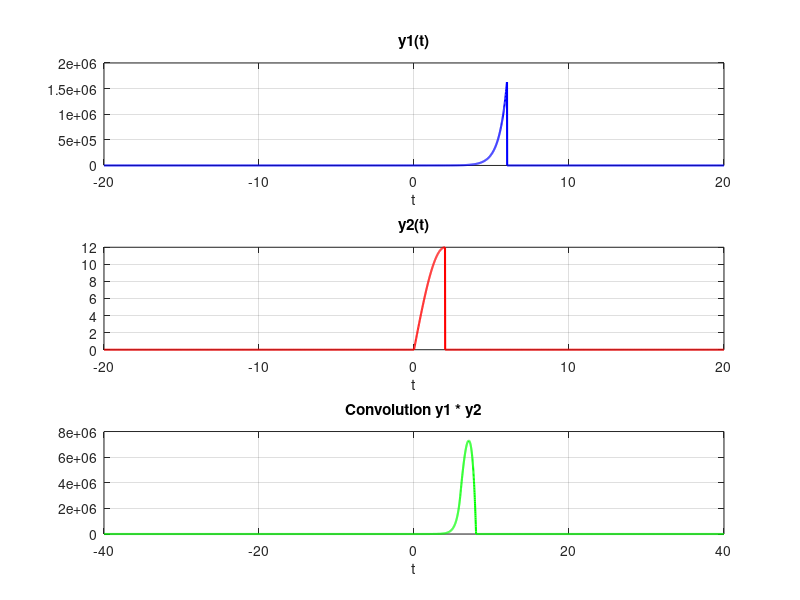

MATLAB code for this plot: (Note: this script raises an error after producing the figure.)

clc; clear; close all;

dt = 0.01;
rect = @(t) (abs(t) <= 0.5);

%% --- Pair 1: y1 and y2 ---
t1 = -20:dt:20;

y1 = (10 * exp(2*t1)) .* rect((t1-3)/6);
y2 = 12 * sin(0.25*pi*t1) .* rect((t1-1)/2);

conv1 = conv(y1, y2, 'full') * dt;
n1 = length(conv1);
t_c1 = (0:n1-1)*dt + 2*t1(1);

figure(1);
subplot(3,1,1);
plot(t1, y1, 'b', 'LineWidth', 1.5);
title('y1(t)'); xlabel('t'); grid on;

subplot(3,1,2);
plot(t1, y2, 'r', 'LineWidth', 1.5);
title('y2(t)'); xlabel('t'); grid on;

subplot(3,1,3);
plot(t_c1, conv1, 'g', 'LineWidth', 1.5);
title('Convolution y1 * y2'); xlabel('t'); grid on;

sgtitle('Question V - Pair 1');

%% --- Pair 2: y3 and y4 ---
t2 = -5:dt:5;

y3 = (10 * exp(2*t2)) .* rect((t2-0.1)/0.1);
y4 = rect((t2-1)/2);

conv2 = conv(y3, y4, 'full') * dt;
n2 = length(conv2);
t_c2 = (0:n2-1)*dt + 2*t2(1);

figure(2);
subplot(3,1,1);
plot(t2, y3, 'b', 'LineWidth', 1.5);
title('y3(t)'); xlabel('t'); grid on;

subplot(3,1,2);
plot(t2, y4, 'r', 'LineWidth', 1.5);
title('y4(t)'); xlabel('t'); grid on;

subplot(3,1,3);
plot(t_c2, conv2, 'g', 'LineWidth', 1.5);
title('Convolution y3 * y4'); xlabel('t'); grid on;

sgtitle('Question V - Pair 2');
